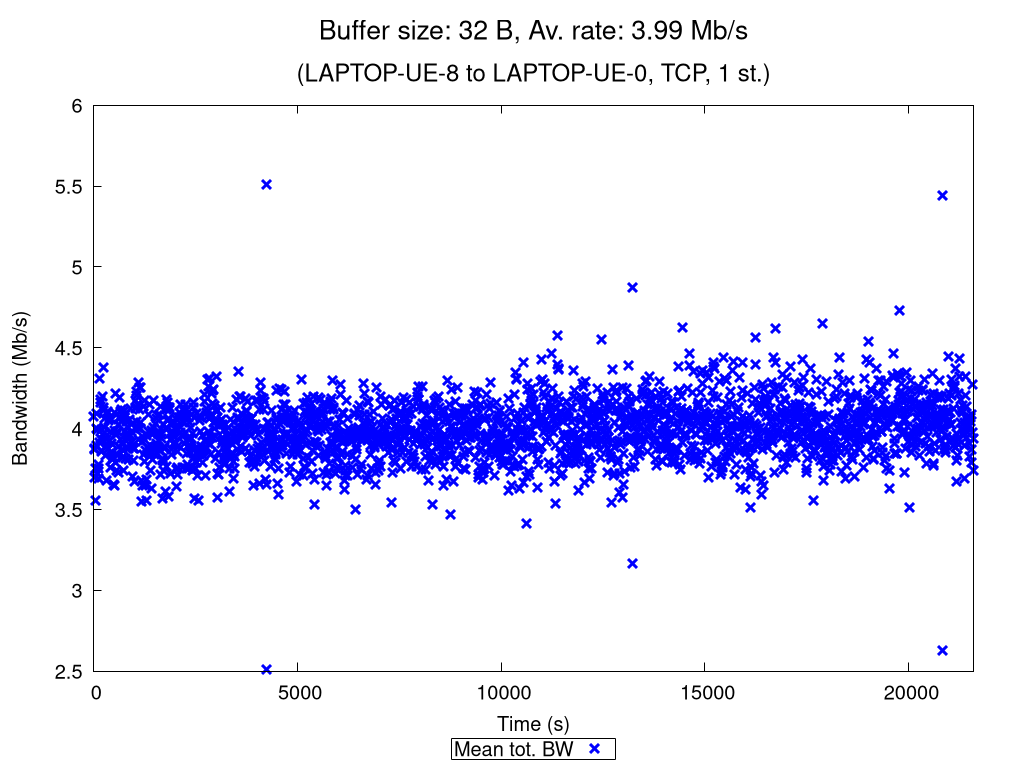

Generate this figure with gnuplot:
set terminal pngcairo nocrop enhanced size 1024,768 font "Verdana,15"
set output "TCP_1_st_2020_12_05_00-21-22_two2one_00032B.png"

set title "{/=20 Buffer size: 32 B, Av. rate: 3.99 Mb/s}\n\n{/=18 (LAPTOP-UE-8 to LAPTOP-UE-0, TCP, 1 st.)}"

set xlabel "Time (s)"
set ylabel "Bandwidth (Mb/s)"
set ytics nomirror
set key bmargin center horizontal box samplen 1 width -1
set bmargin 4.6
set rmargin 4.5

rf = 1000000.0  # rate factor
set style fill transparent solid 0.2 noborder
set autoscale xfix
plot "TCP_1_st_2020_12_05_00-21-22_two2one_00032B_iperf_processed.dat" using 1:($2/rf-$3/rf):($2/rf+$3/rf) with filledcurves lc rgb "blue" notitle, \
     "" using 1:($2/rf) with points pt 2 ps 1.5 lw 3 lc rgb "blue" title "Mean tot. BW", \
